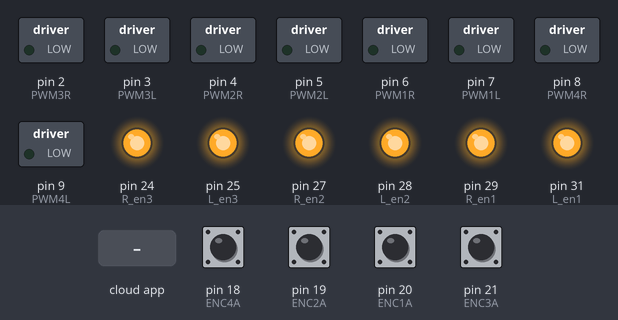
The sketch below on a simulated Arduino Mega 2560, built with avr-gcc and run on an emulated ATmega2560. Parts: switched loads named in the sketch (green lamp = pin HIGH), output pins drawn as LEDs (lit = HIGH). Inputs (shaded band) come from the test bench; at power-on: pin 18 (ENC4A), pin 19 (ENC2A), pin 20 (ENC1A), pin 21 (ENC3A) HIGH.

Above: at 1.2 s.
1.3 s: the phone or cloud app sets linear.x to -100
At 2.0 s:
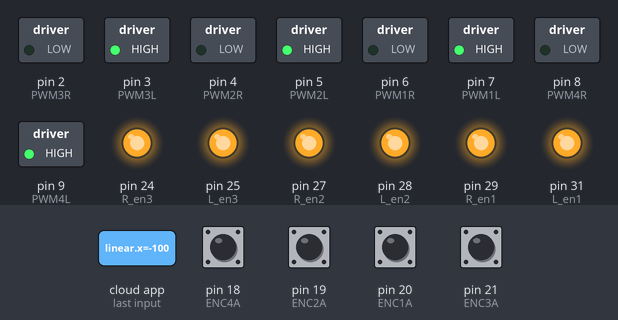
2.8 s: the phone or cloud app sets linear.x to 100
At 3.4 s:
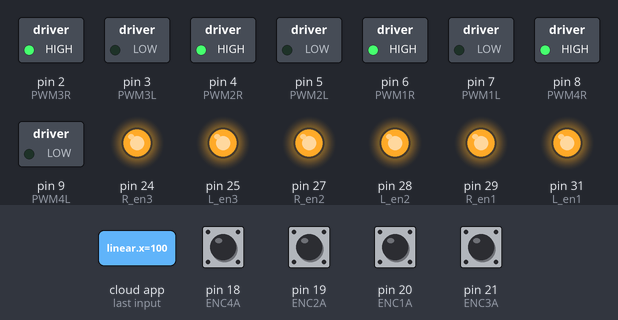
4.3 s: the phone or cloud app sets linear.x to 0
At 4.9 s:
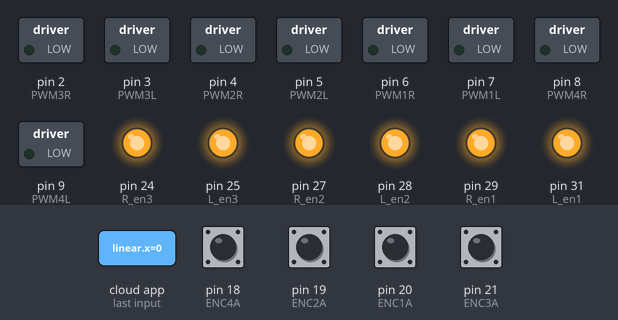
5.8 s: the phone or cloud app sets angular.z to -100
At 6.3 s:
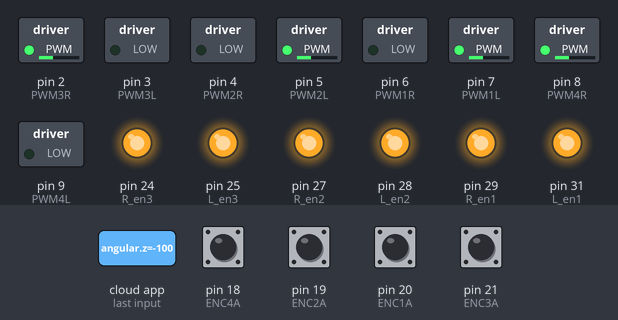
7.3 s: the phone or cloud app sets angular.z to 100
At 7.8 s:
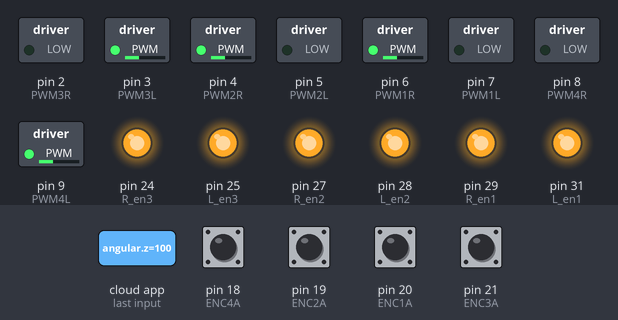
8.8 s: the phone or cloud app sets linear.x to -100
At 9.3 s:
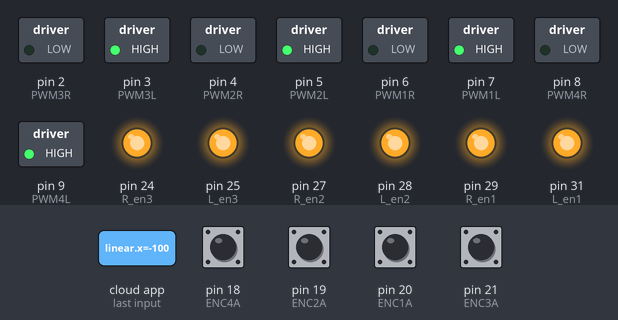
Timing chart, 0 to 11.3 s (numbered marks = the images above; inputs shaded):
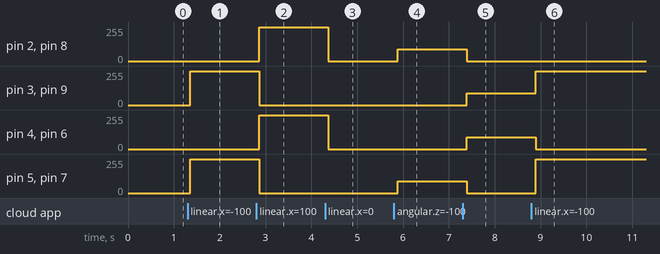

The sketch:

encoder_test.ino
```cpp
#include <ros.h>
#include <std_msgs/Int32.h>
#include <geometry_msgs/Twist.h>

// Definición de pines
#define ENC1A 20
#define ENC1B 41
#define ENC2A 19
#define ENC2B 39
#define ENC3A 21
#define ENC3B 37
#define ENC4A 18
#define ENC4B 44

#define PWM1R 6
#define PWM1L 7
#define PWM2R 4
#define PWM2L 5
#define PWM3R 2
#define PWM3L 3
#define PWM4R 8
#define PWM4L 9

#define R_en1 29
#define L_en1 31
#define R_en2 27
#define L_en2 28
#define R_en3 24
#define L_en3 25
#define R_en4 35
#define L_en4 33

// Encoders
volatile long encoderPos[4] = {0, 0, 0, 0}; // Encoder positions for 4 motors
volatile byte lastEncoded[4] = {0, 0, 0, 0}; // Last encoded values for 4 motors

// ROS setup
ros::NodeHandle nh;

std_msgs::Int32 encoder_pos_msgs[4]; // Encoder position messages for 4 motors
ros::Publisher motor_pubs[4] = { // Publishers for 4 motors
  ros::Publisher("motor1_encoder", &encoder_pos_msgs[0]),
  ros::Publisher("motor2_encoder", &encoder_pos_msgs[1]),
  ros::Publisher("motor3_encoder", &encoder_pos_msgs[2]),
  ros::Publisher("motor4_encoder", &encoder_pos_msgs[3])
};

// PWM values for motor control
byte PWM_values[8] = {0};

const int max_velocity = 309;
const float L = 0.444; // distance between the left and right wheels
const int counts_per_rev = 140;
const float wheel_radius = 0.055;

// Update encoder count, generalized for all encoders
void updateEncoder(int index, int pinA, int pinB) {
  int MSB = digitalRead(pinA); // MSB = most significant bit
  int LSB = digitalRead(pinB); // LSB = least significant bit

  int encoded = (MSB << 1) | LSB;
  int sum = (lastEncoded[index] << 2) | encoded;

  if (sum == 0b1101 || sum == 0b0100 || sum == 0b0010 || sum == 0b1011) encoderPos[index]++;
  if (sum == 0b1110 || sum == 0b0111 || sum == 0b0001 || sum == 0b1000) encoderPos[index]--;

  lastEncoded[index] = encoded;
}

// Interrupt service routines for encoders
void ISR_updateEncoder0() { updateEncoder(0, ENC1A, ENC1B); }
void ISR_updateEncoder1() { updateEncoder(1, ENC2A, ENC2B); }
void ISR_updateEncoder2() { updateEncoder(2, ENC3A, ENC3B); }
void ISR_updateEncoder3() { updateEncoder(3, ENC4A, ENC4B); }

void twist_callback(const geometry_msgs::Twist& msg) {
  float vl;
   float vr;

   // Linear velocity is msg.linear.x
   // Angular velocity is msg.angular.z
   float v = msg.linear.x;
   float w = msg.angular.z;


   vl = counts_per_rev * (v - 0.5 * w * L) / (2 * PI * wheel_radius);
   vr = counts_per_rev * (v + 0.5 * w * L) / (2 * PI * wheel_radius);
   if(abs(vr) > 255)
   {
      vr = (vr / abs(vr)) * 255;
   }

   if (vr >= 0)
   {
      PWM_values[0] = vr;
      PWM_values[1] = 0;
      PWM_values[2] = vr;
      PWM_values[3] = 0;
   }
   else
   {
      PWM_values[0] = 0;
      PWM_values[1] = abs(vr);
      PWM_values[2] = 0;
      PWM_values[3] = abs(vr);
   }

   if(abs(vl) > 255)
   {
      vl = (vl / abs(vl)) * 255;
   }

   if (vl >= 0)
   {
      PWM_values[6] = vl;
      PWM_values[7] = 0.0;
      PWM_values[4] = vl;
      PWM_values[5] = 0.0;
   }
   else
   {
      PWM_values[6] = 0.0;
      PWM_values[7] = abs(vl);
      PWM_values[4] = 0.0;
      PWM_values[5] = abs(vl);
   }
}

ros::Subscriber<geometry_msgs::Twist> twist_sub("cmd_vel", &twist_callback);

void setup() {
  // Pin setup code
  pinMode(ENC1A, INPUT_PULLUP);
  pinMode(ENC1B, INPUT_PULLUP);
  pinMode(ENC2A, INPUT_PULLUP);
  pinMode(ENC2B, INPUT_PULLUP);
  pinMode(ENC3A, INPUT_PULLUP);
  pinMode(ENC3B, INPUT_PULLUP);
  pinMode(ENC4A, INPUT_PULLUP);
  pinMode(ENC4B, INPUT_PULLUP);

  pinMode(R_en1, OUTPUT);
  pinMode(L_en1, OUTPUT);
  pinMode(R_en2, OUTPUT);
  pinMode(L_en2, OUTPUT);
  pinMode(R_en3, OUTPUT);
  pinMode(L_en3, OUTPUT);
  pinMode(R_en4, OUTPUT);
  pinMode(L_en4, OUTPUT);

  pinMode(PWM1R, OUTPUT);
  pinMode(PWM1L, OUTPUT);
  pinMode(PWM2R, OUTPUT);
  pinMode(PWM2L, OUTPUT);
  pinMode(PWM3R, OUTPUT);
  pinMode(PWM3L, OUTPUT);
  pinMode(PWM4R, OUTPUT);
  pinMode(PWM4L, OUTPUT);

  // Attach interrupt service routines to encoder signals
  attachInterrupt(digitalPinToInterrupt(ENC1A), ISR_updateEncoder0, CHANGE);
  attachInterrupt(digitalPinToInterrupt(ENC1B), ISR_updateEncoder0, CHANGE);
  attachInterrupt(digitalPinToInterrupt(ENC2A), ISR_updateEncoder1, CHANGE);
  attachInterrupt(digitalPinToInterrupt(ENC2B), ISR_updateEncoder1, CHANGE);
  attachInterrupt(digitalPinToInterrupt(ENC3A), ISR_updateEncoder2, CHANGE);
  attachInterrupt(digitalPinToInterrupt(ENC3B), ISR_updateEncoder2, CHANGE);
  attachInterrupt(digitalPinToInterrupt(ENC4A), ISR_updateEncoder3, CHANGE);
  attachInterrupt(digitalPinToInterrupt(ENC4B), ISR_updateEncoder3, CHANGE);

  // ROS setup code
  for (int i = 0; i < 4; i++) {
    nh.advertise(motor_pubs[i]);
  }

  nh.subscribe(twist_sub);
  digitalWrite(R_en1, HIGH);
  digitalWrite(L_en1, HIGH);
  digitalWrite(R_en2, HIGH);
  digitalWrite(L_en2, HIGH);
  digitalWrite(R_en3, HIGH);
  digitalWrite(L_en3, HIGH);
  digitalWrite(R_en4, HIGH);
  digitalWrite(L_en4, HIGH);
}

void loop() {
  // Motor control code
  analogWrite(PWM1R, PWM_values[0]);
  analogWrite(PWM1L, PWM_values[1]);
  analogWrite(PWM2R, PWM_values[2]);
  analogWrite(PWM2L, PWM_values[3]);
  analogWrite(PWM3R, PWM_values[4]);
  analogWrite(PWM3L, PWM_values[5]);
  analogWrite(PWM4R, PWM_values[6]);
  analogWrite(PWM4L, PWM_values[7]);

  // Publishing encoder counts
  for (int i = 0; i < 4; i++) {
    encoder_pos_msgs[i].data = encoderPos[i];
    motor_pubs[i].publish(&encoder_pos_msgs[i]);
  }

  nh.spinOnce();
  delay(50);
}
```

Measured:
- after the input at 1.3 s, pin 3 (PWM3L), pin 5 (PWM2L), pin 7 (PWM1L), pin 9 (PWM4L): 0/255 → 255/255 after 0.05 s
- after the input at 2.8 s, pin 2 (PWM3R), pin 4 (PWM2R), pin 6 (PWM1R), pin 8 (PWM4R): 0/255 → 255/255 after 0.06 s; pin 3 (PWM3L), pin 5 (PWM2L), pin 7 (PWM1L), pin 9 (PWM4L): 255/255 → 0/255 after 0.06 s
- after the input at 4.3 s, pin 2 (PWM3R), pin 4 (PWM2R), pin 6 (PWM1R), pin 8 (PWM4R): 255/255 → 0/255 after 0.07 s
- after the input at 5.8 s, pin 2 (PWM3R), pin 5 (PWM2L), pin 7 (PWM1L), pin 8 (PWM4R): 0/255 → 89/255 after 0.08 s
- after the input at 7.3 s, pin 2 (PWM3R), pin 5 (PWM2L), pin 7 (PWM1L), pin 8 (PWM4R): 89/255 → 0/255 after 0.09 s; pin 3 (PWM3L), pin 4 (PWM2R), pin 6 (PWM1R), pin 9 (PWM4L): 0/255 → 89/255 after 0.09 s
- after the input at 8.8 s, pin 3 (PWM3L), pin 9 (PWM4L): 89/255 → 255/255 after 0.10 s; pin 4 (PWM2R), pin 6 (PWM1R): 89/255 → 0/255 after 0.10 s; pin 5 (PWM2L), pin 7 (PWM1L): 0/255 → 255/255 after 0.10 s
